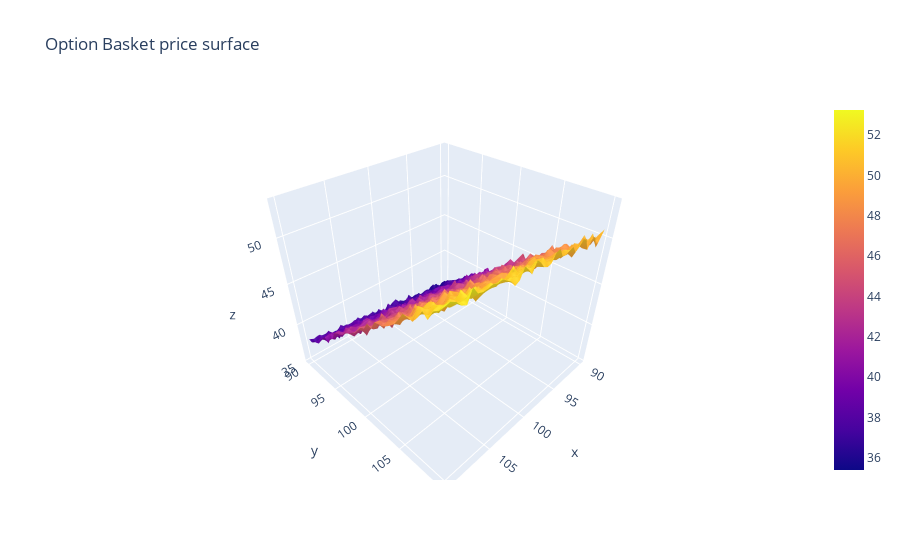

The code cell stored with this chart in its notebook:
### Code cell
fig = go.Figure(data=[go.Surface(z=z, x=x, y=x)])
fig.update_layout(title='Option Basket price surface')
fig.show()

### Figure 1 — Plotly figure (JSON) as saved in the notebook; plotly's stock layout.template omitted (floating-point values rounded to 4 significant figures; data arrays with more than 128 entries replaced by an {"elided": "..."} marker saying what was removed)
{"data": [{"type": "surface", "x": [90, 90.51, 91.03, 91.54, 92.05, 92.56, 93.08, 93.59, 94.1, 94.62, 95.13, 95.64, 96.15, 96.67, 97.18, 97.69, 98.21, 98.72, 99.23, 99.74, 100.3, 100.8, 101.3, 101.8, 102.3, 102.8, 103.3, 103.8, 104.4, 104.9, 105.4, 105.9, 106.4, 106.9, 107.4, 107.9, 108.5, 109.0, 109.5, 110], "y": [90, 90.51, 91.03, 91.54, 92.05, 92.56, 93.08, 93.59, 94.1, 94.62, 95.13, 95.64, 96.15, 96.67, 97.18, 97.69, 98.21, 98.72, 99.23, 99.74, 100.3, 100.8, 101.3, 101.8, 102.3, 102.8, 103.3, 103.8, 104.4, 104.9, 105.4, 105.9, 106.4, 106.9, 107.4, 107.9, 108.5, 109.0, 109.5, 110], "z": {"elided": "40x40 float values"}}], "layout": {"title": {"text": "Option Basket price surface"}}}
